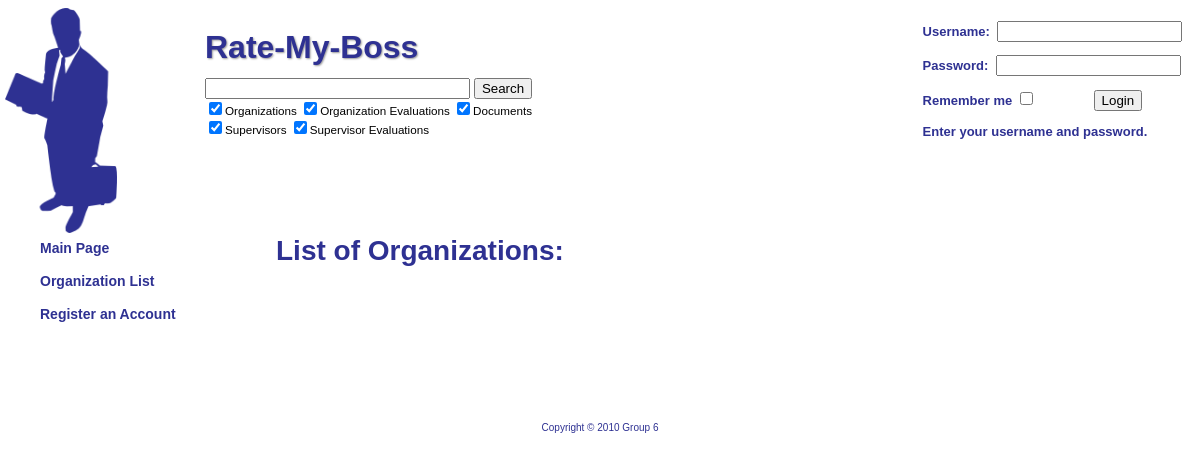
The app's page /index.php?page=organization, older data.
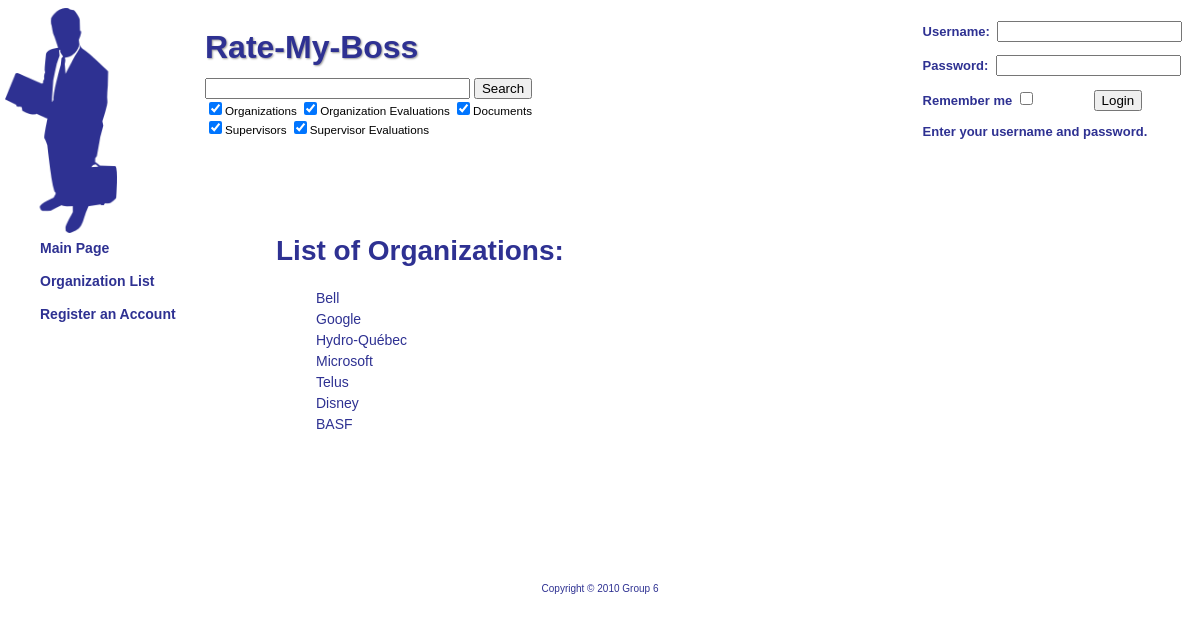
The same page, newer data.
### tables this page shows
create table organization
(
orgId INT NOT NULL AUTO_INCREMENT,
name VARCHAR(40) NOT NULL,
industryType VARCHAR(40) NOT NULL,
city VARCHAR(40) NOT NULL,
province VARCHAR(40) NOT NULL,
website VARCHAR(40),
numberofEmployees INT,
isPending INT NOT NULL,
PRIMARY KEY (orgId)
);

### php/pages.php (called while the page is built, shortened)
<?php
$pageArray = array(
	"organization" => "../php/pages/organization.php",
	"evaluation" => "../php/pages/evaluation.php",
	"document" => "../php/pages/document.php",
	"supervisor" => "../php/pages/supervisor.php",
	"suggestorg" => "../php/pages/suggestorg.php",
	"suggestsuper" => "../php/pages/suggestsuper.php",
	"edit" => "../php/pages/edit.php",
	"newpassword" => "../php/pages/newpassword.php",
	"evaluationform" => "../php/pages/evaluationform.php",
	"organizationid" => "../php/pages/organizationid.php",
	"evaluationid" => "../php/pages/evaluationid.php",
	"documentid" => "../php/pages/documentid.php",
	"supervisorid" => "../php/pages/supervisorid.php",
	"ratingform" => "../php/pages/ratingform.php",
	"documentform" => "../php/pages/documentform.php",
	"documentupload" => "../php/pages/upload_file.php"
);
switch ($usertype) {
default:
	$pageArray["register"] = "../php/pages/register.php";
	break;
}
?>

### php/pages/organization.php (the view, shortened to what this page needs)
<div class="main">
<h2> List of Organizations:</h2>
<ul class="listing">
<?php
$query = "SELECT * FROM organization WHERE NOT isPending";
$result = mysql_query($query);
while($row = mysql_fetch_array($result))
{
    echo "<li>
    <a href='index.php?page=organization&id=${row[orgId]}'>
    {$row[name]}
    </a>
    </li>";
}
echo "
</ul>
<br />";
echo "
	<br />
";
?>
</div>

### php/header.php (shortened to what this page needs)
<!DOCTYPE html PUBLIC "-//W3C//DTD XHTML 1.0 Strict//EN"
"http://www.w3.org/TR/xhtml1/DTD/xhtml1-strict.dtd">
<html xmlns="http://www.w3.org/1999/xhtml">
<head>
	<link rel="stylesheet" href="style.css" type="text/css" />
</head>
<body>
	<div class="header">
		<img src="images/logo.png" alt="RMB Logo" height=225px/>
		<h1><a href="index.php">Rate-My-Boss</a></h1>
	</div>

### php/login.php (shortened to what this page needs)
	<div class="login">
<?php
if ( !isset($_SESSION["username"]) ) {
	echo("		<form action='' method='post'>\n");
	echo("			<p>Username:&nbsp;&nbsp;<input class='loginbox' type='text' name='username' /></p>\n");
	echo("			<p>Password:&nbsp;&nbsp;<input class='loginbox' type='password' name='password' /></p>\n");
	echo("			<p>Remember me&nbsp;<input type='checkbox' name='remember' />\n");
	echo("			<input type='submit' name='sublogin' value='Login' /></p>\n");
	echo("		</form>\n");
	switch ($_SESSION["error"]) {
	case 0:
		echo("	<p>Enter your username and password.</p>\n");
		break;
	}
}
?>
	</div>

### php/searchbox.php
<div class="search">
	<form action="index.php" method="get">
		<input type="text" name="search" size=30 /> <input type="submit" value="Search" /><br />
		<small>
		<input type="checkbox" name="stype[]" value="org" CHECKED/>Organizations
		<input type="checkbox" name="stype[]" value="orgEval" CHECKED/>Organization Evaluations
		<input type="checkbox" name="stype[]" value="doc" CHECKED />Documents <br />
		<input type="checkbox" name="stype[]" value="super" CHECKED/>Supervisors
		<input type="checkbox" name="stype[]" value="superEval" CHECKED />Supervisor Evaluations
		</small>
	</form>
</div>

### www/index.php (shortened to what this page needs)
<?php
include("../php/header.php");
include("../php/login.php");
include("../php/searchbox.php");
include("../php/pages.php");
if(isset($_GET["page"])) {
	if(array_key_exists($_GET["page"], $pageArray)) {
		if(isset($_GET["id"])) {
			include($pageArray[$_GET["page"]."id"]);
		} else {
			include($pageArray[$_GET["page"]]);
		}
	}
}
include("../php/menu.php");
include("../php/footer.php");
?>

### php/menu.php (shortened to what this page needs)
	<div class="menu">
		<ul>
<?php
print "			<li><strong><a href=index.php?>Main Page</a></strong></li>\n";
print "			<li><strong><a href=index.php?page=organization>Organization List</a></strong></li>\n";
if (isset($pageArray["register"])) {
	print "			<li><strong><a href=index.php?page=register>Register an Account</a></strong></li>\n";
}
else {
	print "			<li><strong><a href=index.php?page=edit>Edit a Previous Post</a></strong></li>\n";
}
?>
		</ul>
	</div>

### php/footer.php
	<div class="footer">
		<p>Copyright &copy; <?php echo date("Y")?> Group 6</p>
	</div>
</body>
</html>

### www/style.css (style rules this page uses)
body { font-family: Helvetica, Arial, sans-serif; font-size: 14px; color: #000000; }
h1 { font-size: 18px; font-weight: bold; color: #2E3192; text-align: center; }
h2 { font-size: 2em; color: #2E3192; }
strong { font-weight: bold; }
a { color: #2E3192; text-decoration: none; }
.header { position: absolute; height: 110px; left: 5px; right: 200px; z-index:-1 }
.header h1 { position: absolute; top: 0px; left: 200px; text-shadow: 1px 1px 2px #999999; font-size: 32px; font-weight: bold; color: #2E3192; font-family: inherit; }
.login { float: right; top: 0px; left: 500px; margin-right: 10px; margin-top:0px; z-index:5; }
.login p { font-size: 13px; font-weight: bold; color: #2E3192; }
.search { position: relative; top: 70px; left: 197px; z-index:2; overflow-x:hidden; }
.menu { position: absolute; top: 220px; left: 0px; line-height: 200%; font-size: 14px; color: #2E3192; }
.main { margin-top: 168px; margin-left: 268px; margin-right: 50px; }
ul { list-style: none; }
li { padding-bottom: 5px; }
.footer { font-size: 10px; text-align: center; margin-top: 100px; margin-bottom: 50px; color: #2E3192; }

Row changes from the older to the newer data that the page shows:
now on this page (row edited): organization: name "Bell"
now on this page (row edited): organization: name "Google"
added organization: name "Hydro-Québec"
added organization: name "Microsoft"
added organization: name "Telus"
added organization: name "Disney"
added organization: name "BASF"
